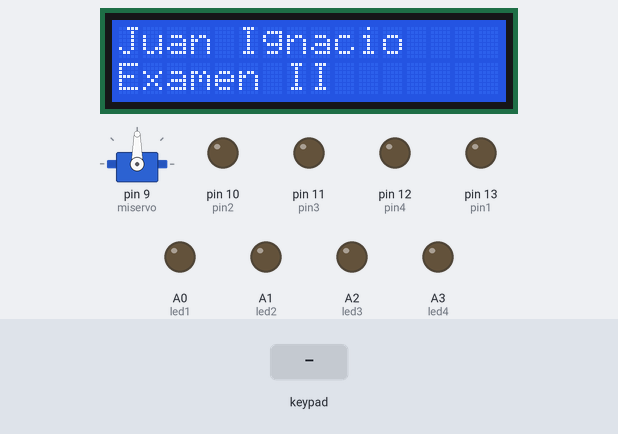
Bench run of a sketch on a simulated Arduino Uno, built with avr-gcc and run on an emulated ATmega328P. Shown: 16×2 character LCD, servo, output pins drawn as LEDs (lit = HIGH). Dashed ring = blinking. The inputs (shaded band) are chosen by the test bench. What the sketch prints to the serial monitor is not drawn.

Above: at 1.2 s.
1.3 s: key '3' pressed
At 1.4 s:
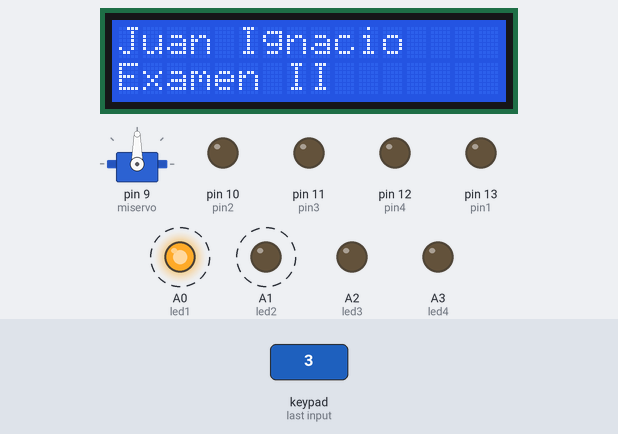
At 2.2 s:
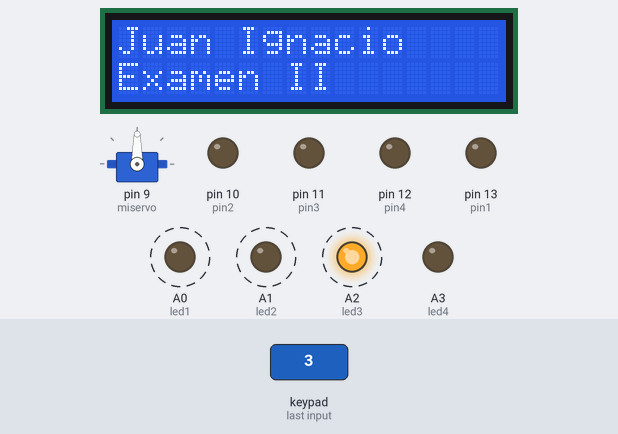
4.0 s: keypad keys 4 3 2 pressed 0.4 s apart
At 13.5 s:
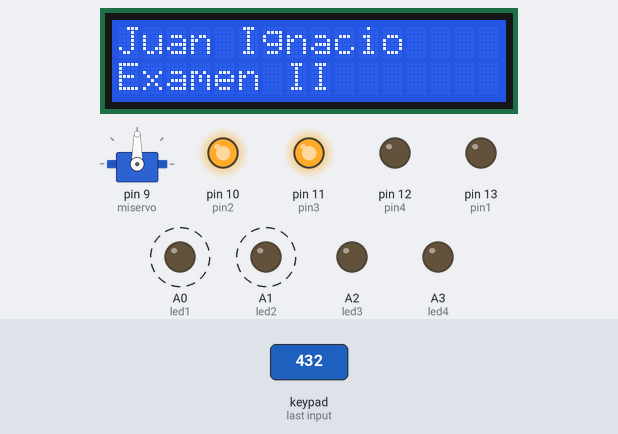
Timing chart, 0 to 15.0 s (numbered marks = the images above; inputs shaded):
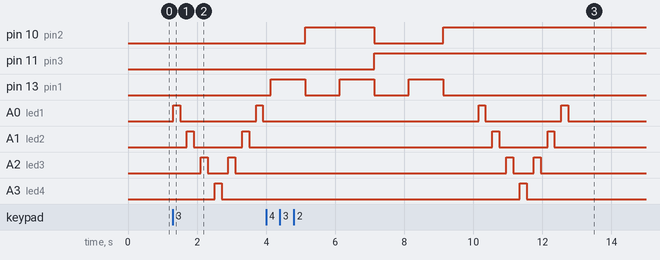

Measured:
- after the input at 1.3 s, A0 (led1): alternates HIGH for 0.20 s and LOW for 2.2 s, starting at once; A1 (led2): alternates HIGH for 0.20 s and LOW for 1.4 s, starting after 0.41 s; A2 (led3): alternates HIGH for 0.20 s and LOW for 0.60 s, starting after 0.81 s; A3 (led4): LOW → HIGH after 1.2 s, → LOW 0.20 s later
- after the input at 4.0 s, pin 10 (pin2): LOW → HIGH after 1.1 s, → LOW 2.0 s later, → HIGH 2.0 s later; pin 11 (pin3): LOW → HIGH after 3.1 s

The sketch:

Examen_Segundo_Bimestre.ino
```cpp
/*
   Fundacion Kinal
   Centro educativo tecnico laboral Kinal
   Quinto perito
   Quinto electronica
   Codigo Tecnico: EB5AV
   Curso: Taller
   Proyecto: Examen
   Dev: Juan Ignacio Maldonado Rodriguez
   Fecha: 17/05/2024
*/
#include <Keypad.h>
#include <Servo.h>
#include <LiquidCrystal_I2C.h>
#include <Wire.h>

const int pin1 = 13;
const int pin2 = 10;
const int pin3 = 11;
const int pin4 = 12;
const int A = 2;
const int B = 3;
const int C = 4;
const int D = 5;
const int E = 6;
const int F = 7;
const int G = 8;
const int led1 = A0;
const int led2 = A1;
const int led3 = A2;
const int led4 = A3;
const byte FILAS = 4;
const byte COLUMNAS = 4;
const int a = 25;
#define LCD_ADDRESS 0x27
#define LCD_ROWS 2
#define LCD_COLUMNS 16

Servo miservo;
LiquidCrystal_I2C lcd(LCD_ADDRESS, LCD_COLUMNS, LCD_ROWS);

char keys[FILAS][COLUMNAS] = {
  {'1','2','3','A'},
  {'4','5','6','B'},
  {'7','8','9','C'},
  {'*','0','#','D'}
};
byte pinesFilas[FILAS] = {8, 7, 6, 5};
byte pinesColumnas[COLUMNAS] = {4, 3, 2};
Keypad keypad = Keypad(makeKeymap(keys), pinesFilas, pinesColumnas, FILAS, COLUMNAS);

void setup() {
  pinMode(led1, OUTPUT);
  pinMode(led2, OUTPUT);
  pinMode(led3, OUTPUT);
  pinMode(led4, OUTPUT);
  pinMode(pin1, OUTPUT);
  pinMode(pin2, OUTPUT);
  pinMode(pin3, OUTPUT);
  pinMode(pin4, OUTPUT);
  pinMode(A, OUTPUT);
  pinMode(B, OUTPUT);
  pinMode(C, OUTPUT);
  pinMode(D, OUTPUT);
  pinMode(E, OUTPUT);
  pinMode(F, OUTPUT);
  pinMode(G, OUTPUT);
  lcd.init();
  lcd.backlight();
  lcd.setCursor(0, 0);
  lcd.print("Juan Ignacio");
  lcd.setCursor(0, 1);
  lcd.print("Examen II");
  miservo.attach(9);
  Serial.begin(9600);
}

void loop() {
  char key = keypad.getKey();
  if (key) {
    switch (key) {
      case '1':
        contarAscendente();
        break;
      case '2':
        contarDescendente();
        break;
      case '3':
        autoFantastico();
        break;
      case '4':
        Display();
        break;
      case '5':
        servo();
        break;
    }
  }
}

void contarAscendente() {
  for (int i = 0; i <= 99; i++) {
    Serial.println(i);
    delay(500);
  }
}

void contarDescendente() {
  for (int i = 99; i >= 0; i--) {
    Serial.println(i);
    delay(500);
  }
}

void autoFantastico() {
  int leds[] = {led1, led2, led3, led4};
  int numLeds = sizeof(leds) / sizeof(leds[0]);

  for (int i = 0; i < numLeds; i++) {
    digitalWrite(leds[i], HIGH);
    delay(200);
    digitalWrite(leds[i], LOW);
    delay(200);
  }

  for (int i = numLeds - 2; i >= 0; i--) {
    digitalWrite(leds[i], HIGH);
    delay(200);
    digitalWrite(leds[i], LOW);
    delay(200);
  }
}

void Display() {
  mostrarNumero(1);
  delay(1000);
  mostrarNumero(2);
  delay(1000);
  mostrarNumero(3);
  delay(1000);
  mostrarNumero(4);
  delay(1000);
  mostrarNumero(5);
  delay(1000);
  mostrarNumero(6);
  delay(1000);
}

void mostrarNumero(int numero) {
  int binario[4];

  for (int i = 0; i < 4; i++) {
    binario[i] = numero % 2;
    numero /= 2;
  }

  digitalWrite(pin1, binario[0]);
  digitalWrite(pin2, binario[1]);
  digitalWrite(pin3, binario[2]);
  digitalWrite(pin4, binario[3]);
}

void servo() {
  for (int pinpwm = 0; pinpwm <= 180; pinpwm++) {
    miservo.write(pinpwm);
    delay(20);
  }
  for (int pinpwm = 180; pinpwm >= 0; pinpwm--) {
    miservo.write(pinpwm);
    delay(20);
  }
}
```
